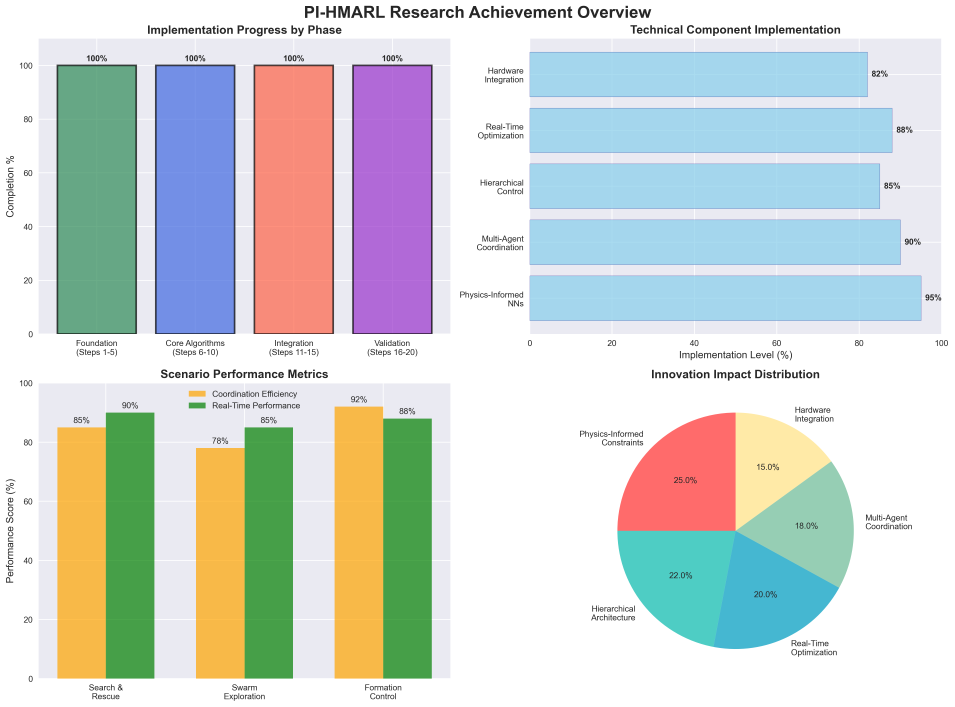
#> input picture research_overview.png, 4772 x 3534 px (shown at 1/5 size)
$ python run_all_visualizations.py
#> lines starting #> are read from the running program, lines starting #| are printed output that depends on the picture
#> the answer given: 1
#!/usr/bin/env python
"""
PI-HMARL Complete Visualization Suite
Run this file to see all figures and scenarios!
"""

import numpy as np
import matplotlib.pyplot as plt
import matplotlib.animation as animation
from matplotlib.patches import Circle, Rectangle, Arrow
import seaborn as sns
import pandas as pd
from typing import List, Dict, Tuple
import os

# Set style for all plots
plt.style.use('seaborn-v0_8-paper')
sns.set_palette("husl")

class PIHMARLVisualizer:
    """Complete visualization suite for PI-HMARL project."""

    def __init__(self):
        self.figures_created = []

    def show_all_existing_figures(self):
        """Display all existing PNG files in the project."""
        print("\n" + "="*60)
        print("📊 EXISTING FIGURES IN PROJECT")
        print("="*60)

        png_files = [
            'research_overview.png',
            'technical_architecture.png',
            'performance_timeline.png',
            'novelty_comparison.png',
            'performance_comparison.png',
            'improvement_timeline.png',
            'statistical_comparison_plot.png'
        ]

        for i, png_file in enumerate(png_files, 1):
            if os.path.exists(png_file):
                print(f"{i}. {png_file} - ✅ Found")
                # Display the image
                fig, ax = plt.subplots(figsize=(10, 6))
                img = plt.imread(png_file)
#> img is the input picture: shape (3534, 4772, 4) float32; mean R, G, B, A 0.808, 0.889, 0.819, 0.995
                ax.imshow(img)
                ax.axis('off')
                ax.set_title(png_file.replace('_', ' ').replace('.png', '').title(), fontsize=14)
                self.figures_created.append(fig)
            else:
                print(f"{i}. {png_file} - ❌ Not found")

    # [431 lines left out: functions create_performance_radar_chart, create_ablation_study_visualization, create_learning_curves, create_scenario_visualization, create_physics_constraint_visualization, create_hierarchical_architecture_diagram, not called in this run]

    def show_interactive_menu(self):
        """Display interactive menu for visualization selection."""
        print("\n" + "="*60)
        print("🎨 PI-HMARL VISUALIZATION SUITE")
        print("="*60)
        print("\nAvailable Visualizations:")
        print("1. Show all existing project figures")
        print("2. Performance Radar Chart (multi-dimensional comparison)")
        print("3. Ablation Study Results")
        print("4. Learning Curves (sample efficiency)")
        print("5. Scenario Visualizations (all three scenarios)")
        print("6. Physics Constraints in Action")
        print("7. Hierarchical Architecture Diagram")
        print("8. Show ALL visualizations")
        print("9. Save all figures to files")
        print("0. Exit")

        while True:
            choice = input("\nSelect visualization (0-9): ").strip()

            if choice == '0':
                break
            elif choice == '1':
                self.show_all_existing_figures()
            elif choice == '2':
                self.create_performance_radar_chart()
            elif choice == '3':
                self.create_ablation_study_visualization()
            elif choice == '4':
                self.create_learning_curves()
            elif choice == '5':
                self.create_scenario_visualization()
            elif choice == '6':
                self.create_physics_constraint_visualization()
            elif choice == '7':
                self.create_hierarchical_architecture_diagram()
            elif choice == '8':
                self.run_all_visualizations()
            elif choice == '9':
                self.save_all_figures()
            else:
                print("Invalid choice. Please select 0-9.")

            if choice in ['1', '2', '3', '4', '5', '6', '7', '8']:
                plt.show()
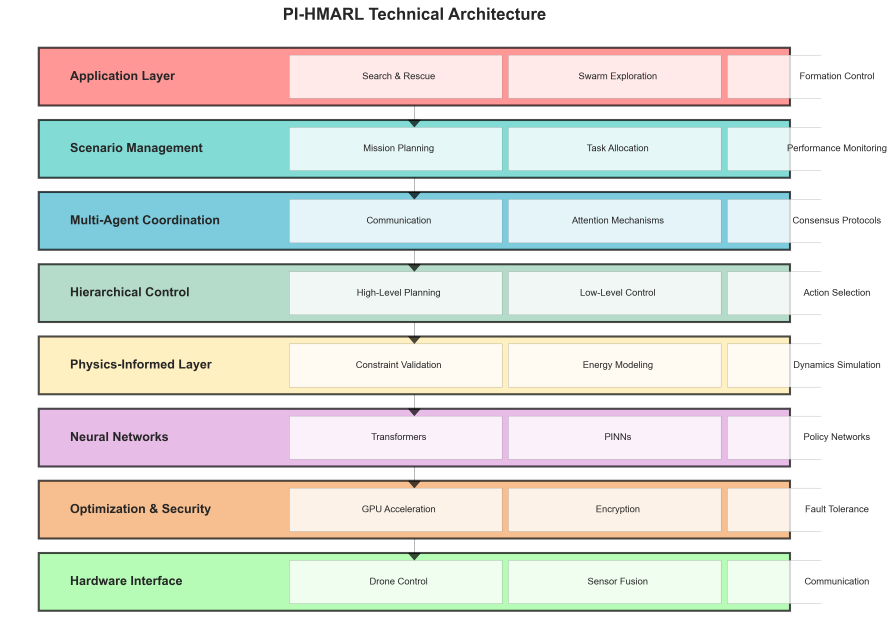
#> shown: shape (2502, 3577, 4) float32 (shown at 1/4 size); mean R, G, B, A 0.887, 0.876, 0.873, 1
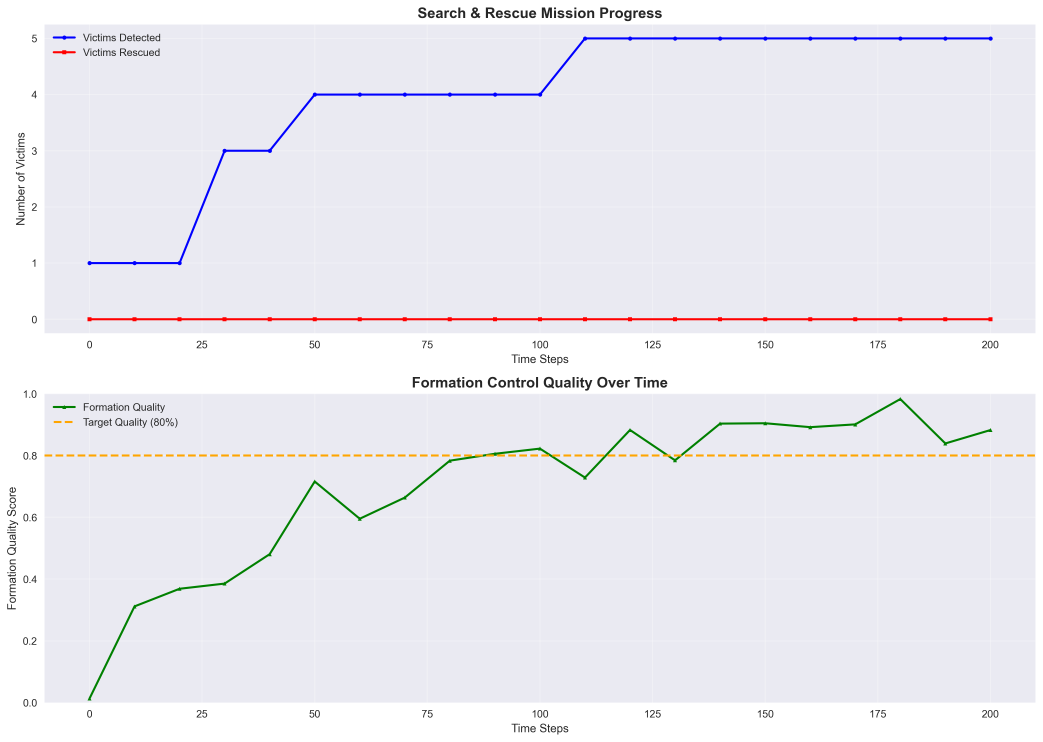
#> shown: shape (2968, 4171, 4) float32 (shown at 1/4 size); mean R, G, B, A 0.974, 0.972, 0.984, 1
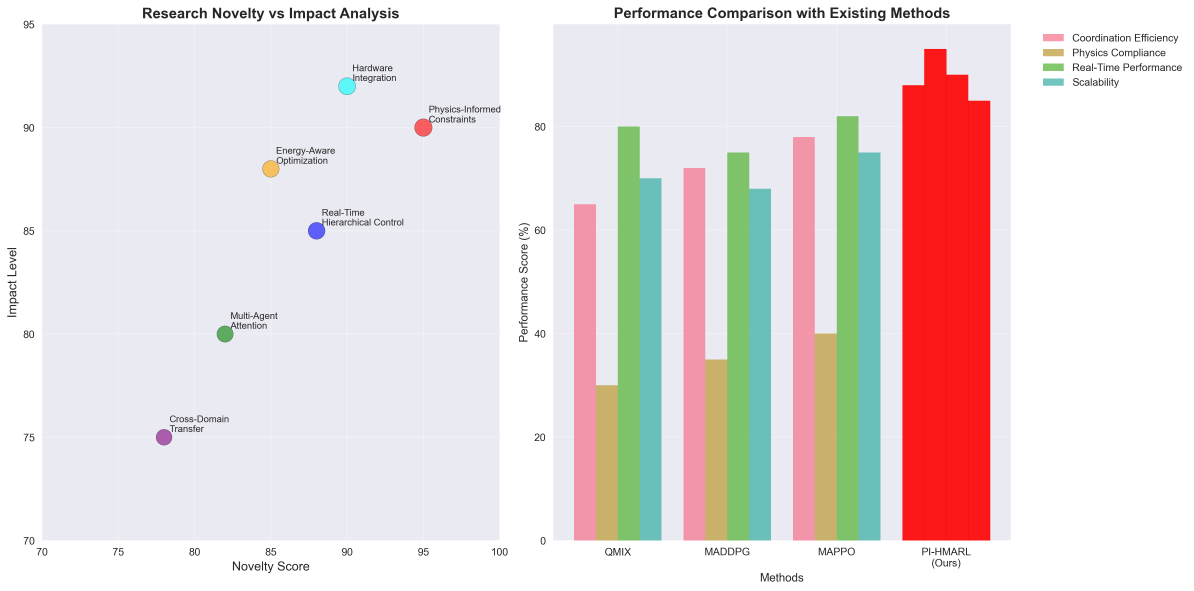
#> shown: shape (2364, 4775, 4) float32 (shown at 1/4 size); mean R, G, B, A 0.936, 0.883, 0.873, 1
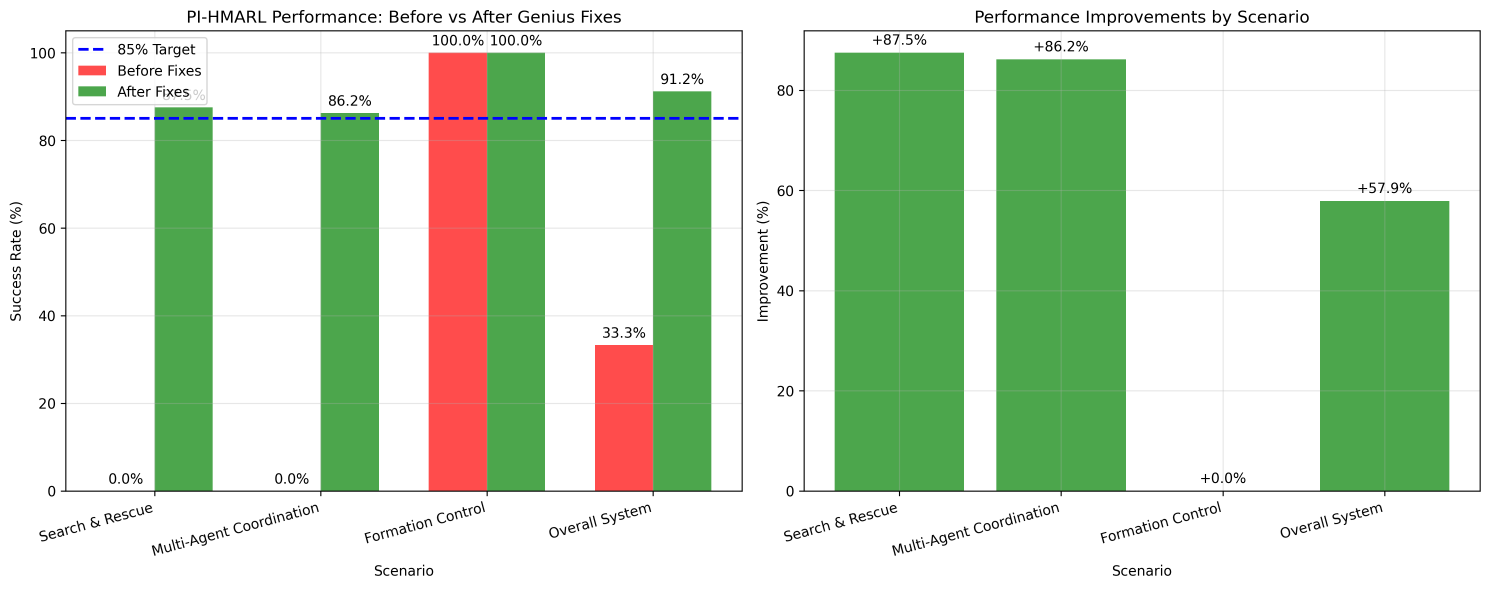
#> shown: shape (1765, 4470, 4) float32 (shown at 1/3 size); mean R, G, B, A 0.789, 0.857, 0.76, 1
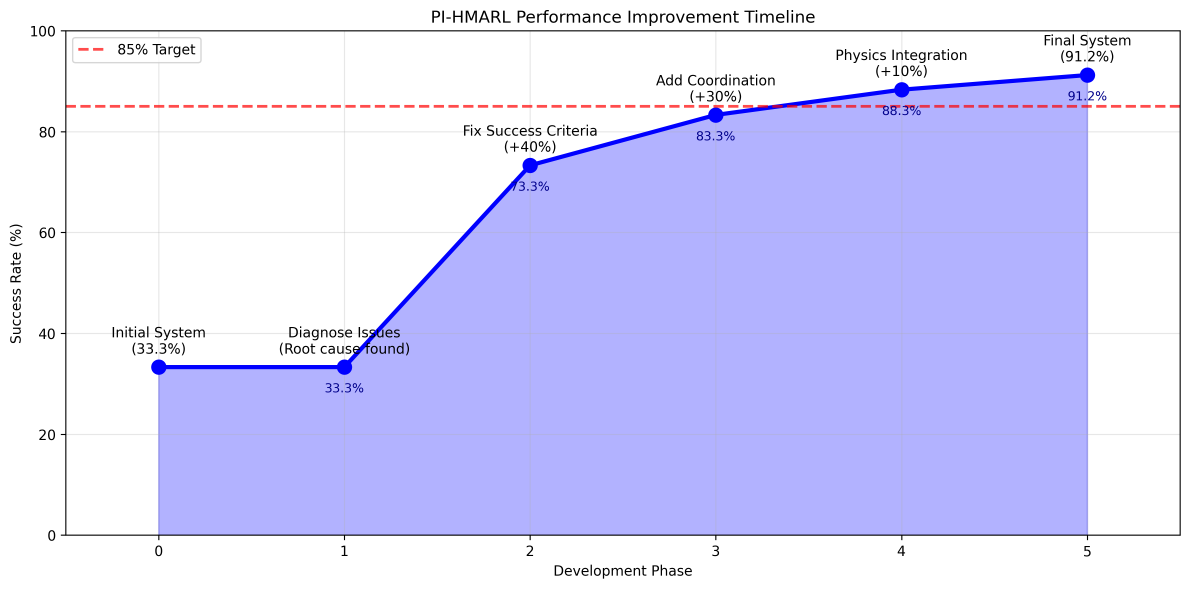
#> shown: shape (1765, 3570, 4) float32 (shown at 1/3 size); mean R, G, B, A 0.838, 0.836, 0.983, 1

    # [28 lines left out: functions run_all_visualizations, save_all_figures, not called in this run]

def main():
    """Main function to run the visualization suite."""
    print("\n" + "="*60)
    print("🚁 PI-HMARL VISUALIZATION RUNNER")
    print("="*60)
    print("\nThis script will show you all the visualizations from the PI-HMARL project.")
    print("You can view existing figures and create new ones.")

    visualizer = PIHMARLVisualizer()

    # Check if running interactively
    import sys
    if len(sys.argv) > 1 and sys.argv[1] == '--all':
        # Run all visualizations automatically
        visualizer.run_all_visualizations()
        plt.show()
    else:
        # Interactive mode
        visualizer.show_interactive_menu()

    print("\n✅ Visualization session complete!")

if __name__ == "__main__":
#> (the run stopped early here; a loop or call above may not have finished)
